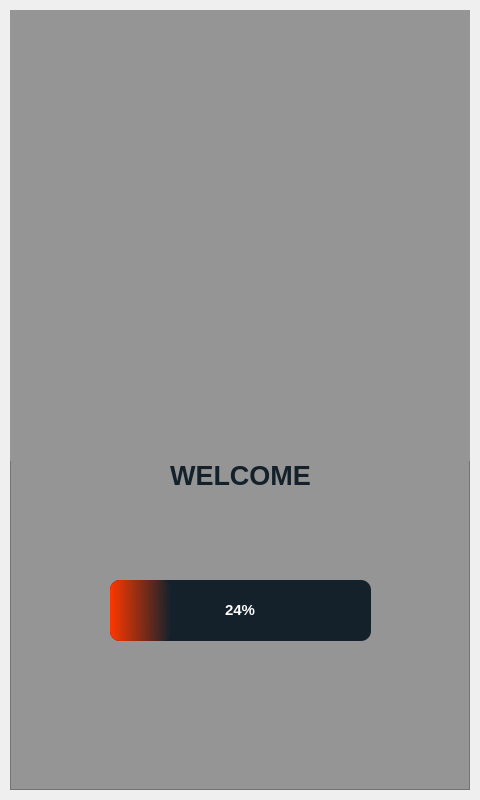
<?xml version="1.0" encoding="UTF-8"?>
<ui version="4.0">
 <class>SplashScreen</class>
 <widget class="QMainWindow" name="SplashScreen">
  <property name="geometry">
   <rect>
    <x>0</x>
    <y>0</y>
    <width>480</width>
    <height>800</height>
   </rect>
  </property>
  <property name="font">
   <font>
    <pointsize>1</pointsize>
   </font>
  </property>
  <property name="windowTitle">
   <string>MainWindow</string>
  </property>
  <widget class="QWidget" name="centralwidget">
   <layout class="QVBoxLayout" name="verticalLayout">
    <property name="spacing">
     <number>0</number>
    </property>
    <property name="leftMargin">
     <number>10</number>
    </property>
    <property name="topMargin">
     <number>10</number>
    </property>
    <property name="rightMargin">
     <number>10</number>
    </property>
    <property name="bottomMargin">
     <number>10</number>
    </property>
    <item>
     <widget class="QFrame" name="dropShadowFrame">
      <property name="styleSheet">
       <string notr="true">QFrame{
background-color: rgb(149, 149, 149);
}
</string>
      </property>
      <property name="frameShape">
       <enum>QFrame::StyledPanel</enum>
      </property>
      <property name="frameShadow">
       <enum>QFrame::Raised</enum>
      </property>
      <widget class="QProgressBar" name="progressBar">
       <property name="geometry">
        <rect>
         <x>100</x>
         <y>570</y>
         <width>261</width>
         <height>61</height>
        </rect>
       </property>
       <property name="font">
        <font>
         <pointsize>11</pointsize>
         <weight>75</weight>
         <bold>true</bold>
        </font>
       </property>
       <property name="cursor">
        <cursorShape>WaitCursor</cursorShape>
       </property>
       <property name="styleSheet">
        <string notr="true">QProgressBar{
	background-color: rgb(20, 33, 43);
	color: rgb(255, 255, 255);
	border-style: none;
	border-radius: 10px;
	text-align: center;
}
QProgressBar::chunk{
	border-radius: 10px;
	background-color: qlineargradient(spread:pad, x1:0, y1:0.58, x2:0.985915, y2:0.574, stop:0 rgba(255, 55, 0, 255), stop:1 rgba(20, 33, 43, 255));
}
</string>
       </property>
       <property name="value">
        <number>24</number>
       </property>
      </widget>
      <widget class="QLabel" name="label_2">
       <property name="geometry">
        <rect>
         <x>90</x>
         <y>400</y>
         <width>281</width>
         <height>131</height>
        </rect>
       </property>
       <property name="font">
        <font>
         <pointsize>17</pointsize>
         <weight>75</weight>
         <bold>true</bold>
        </font>
       </property>
       <property name="styleSheet">
        <string notr="true">color: rgb(20, 33, 43);</string>
       </property>
       <property name="text">
        <string>&lt;html&gt;&lt;head/&gt;&lt;body&gt;&lt;p align=&quot;center&quot;&gt;&lt;span style=&quot; font-size:20pt;&quot;&gt;WELCOME&lt;/span&gt;&lt;/p&gt;&lt;/body&gt;&lt;/html&gt;</string>
       </property>
      </widget>
      <widget class="QLabel" name="label">
       <property name="geometry">
        <rect>
         <x>-10</x>
         <y>0</y>
         <width>471</width>
         <height>451</height>
        </rect>
       </property>
       <property name="styleSheet">
        <string notr="true">background-image: url(:/newPrefix/Buy Professional 3D Models.jpg);</string>
       </property>
       <property name="text">
        <string/>
       </property>
      </widget>
     </widget>
    </item>
   </layout>
  </widget>
 </widget>
 <resources>
  <include location="spla.qrc"/>
 </resources>
 <connections/>
</ui>
